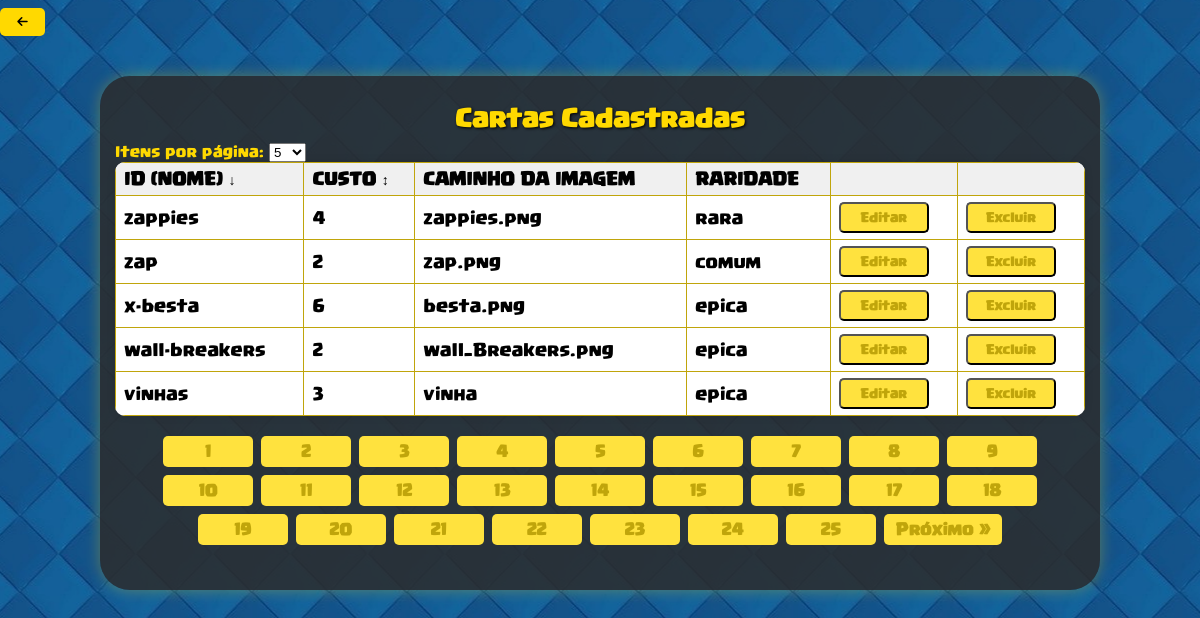
The app's page /cartas/listar-carta/listar-carta.php?pagina=1&ordem=id&direcao=DESC&itens_por_pagina=5 (signed in) with its own data.
### tables this page shows
CREATE TABLE `carta` (
  `id` varchar(20) NOT NULL,  
  `custo` int NOT NULL,
  `srcImagem` varchar(40) NOT NULL,
  `raridade` varchar(15) NOT NULL,
  PRIMARY KEY (`id`)
);

### src/Repositorio/CartaRepositorio.php (called while the page is built, shortened)
<?php
    class CartaRepositorio
    {
        private PDO $pdo;
        public function __construct(PDO $pdo)
        {
            $this->pdo = $pdo;
        }
        private function formarObjeto(array $dados): Carta
        {
            return new Carta($dados['id'], (int)$dados['custo'], $dados['srcImagem'], $dados['raridade']);
        }
        public function contarTodos()
        {
            $sql = "SELECT COUNT(*) FROM carta";
            $stmt = $this->pdo->query($sql);
            return (int) $stmt->fetchColumn();
        }
        public function buscarPaginado(int $limite, int $offset, ?string $ordem = null, ?string $direcao = 'ASC'): array
        {
            $colunasPermitidas = ['id', 'custo'];
            $sql = "SELECT id, custo, srcImagem, raridade FROM carta";
            if ($ordem !== null && in_array(strtolower($ordem), $colunasPermitidas, true)) {
                $ordemCol = strtolower($ordem);
                $direcao = strtoupper($direcao) === 'DESC' ? 'DESC' : 'ASC';
                $sql .= " ORDER BY {$ordemCol} {$direcao}";
            } else {
                $sql .= " ORDER BY FIELD(raridade, 'Campeao', 'Lendaria', 'Epica', 'Rara', 'Comum')";
            }
            $sql .= " LIMIT :limite OFFSET :offset";
            $stmt = $this->pdo->prepare($sql);
            $stmt->bindValue(':limite', $limite, PDO::PARAM_INT);
            $stmt->bindValue(':offset', $offset, PDO::PARAM_INT);
            $stmt->execute();
            $resultados = $stmt->fetchAll(PDO::FETCH_ASSOC);
            return array_map(fn($dados) => $this->formarObjeto($dados), $resultados);
        }
    }
?>

### src/paginacao.php (called while the page is built)
<?php
class Paginacao
{
    private int $totalItens;
    private int $itensPorPagina;
    private int $paginaAtual;
    public function __construct(int $totalItens, int $itensPorPagina, int $paginaAtual)
    {
        $this->totalItens = $totalItens;
        $this->itensPorPagina = $itensPorPagina;
        $this->paginaAtual = max(1, $paginaAtual);
    }
    public function getOffset(): int
    {
        return ($this->paginaAtual - 1) * $this->itensPorPagina;
    }
    public function getLimite(): int
    {
        return $this->itensPorPagina;
    }
    public function getTotalPaginas(): int
    {
        return (int) ceil($this->totalItens / $this->itensPorPagina);
    }
    public function getPaginaAtual(): int
    {
        return $this->paginaAtual;
    }
}
?>

### src/Modelo/carta.php (called while the page is built, shortened)
<?php
    class Carta
    {
        private string $id;
        private int $custoCarta;
        private string $caminhoCarta;
        private string $raridadeCarta;
        public function __construct(string $id, int $custoCarta, string $caminhoCarta, string $raridadeCarta){
            $this->id = $id;
            $this->custoCarta = $custoCarta;
            $this->raridadeCarta = $raridadeCarta;
            $this->caminhoCarta = $caminhoCarta;
        }
        public function getId(): string
        {
            return $this->id;
        }
        public function getCustoCarta(): int
        {
            return $this->custoCarta;
        }
        public function getRaridadeCarta(): string
        {
            return $this->raridadeCarta;
        }
        public function getCaminhoCarta(): string
        {
            return $this->caminhoCarta;
        }
    }
?>

### cartas/listar-carta/listar-carta.php (the view, shortened to what this page needs)
<?php
require __DIR__ . "/../../src/conexao-bd.php";
require_once __DIR__ . '/../../src/Repositorio/CartaRepositorio.php';
require_once __DIR__ . '/../../src/Modelo/carta.php';
require __DIR__ . "/../../src/paginacao.php";
$ordem = filter_input(INPUT_GET, 'ordem', FILTER_SANITIZE_STRING) ?: null;
$direcao = filter_input(INPUT_GET, 'direcao', FILTER_SANITIZE_STRING) ?: 'ASC';
$itens_por_pagina = filter_input(INPUT_GET, 'itens_por_pagina', FILTER_VALIDATE_INT) ?: 5;
$climite = $itens_por_pagina;
$paginaAtual = isset($_GET['pagina']) ? (int) $_GET['pagina'] : 1;
$cartaRepositorio = new CartaRepositorio($pdo);
$totalCartas = $cartaRepositorio->contarTodos();
$paginacao = new Paginacao($totalCartas, $climite, $paginaAtual);
$cartas = $cartaRepositorio->buscarPaginado($paginacao->getLimite(), $paginacao->getOffset(), $ordem, $direcao);
function gerarUrlOrdenacaoCarta($campo, $paginaAtual, $ordemAtual, $direcaoAtual, $itensPorPagina)
{
    $novaDirecao = ($ordemAtual === $campo && $direcaoAtual === 'ASC') ? 'DESC' : 'ASC';
    return "?pagina={$paginaAtual}&ordem={$campo}&direcao={$novaDirecao}&itens_por_pagina={$itensPorPagina}";
}
function mostrarIconeOrdenacaoCarta($campo, $ordemAtual, $direcaoAtual)
{
    if ($ordemAtual !== $campo) {
        return '&#8597';
    }
    return $direcaoAtual === 'ASC' ? '↑' : '↓';
}
?>
<!DOCTYPE html>
<html lang="pt-br">
<head>
    <link rel="stylesheet" href="https://cdnjs.cloudflare.com/ajax/libs/font-awesome/6.4.0/css/all.min.css" />
    <link rel="stylesheet" href="../../css/listar.css" />
</head>
<body>
    <form action="../administrar/administrar-carta.php">
        <button type="submit" id="botao-menu"><i class="fas fa-arrow-left"></i></button>
    </form>
    <div class="container-formulario">
        <div class="formulario">
            <h1 class="titulo">Cartas Cadastradas</h1>
            <div class="tabela">
                <form class="form-paginacao" method="GET" action="">
                    <label for="itens_por_pagina">Itens por página:</label>
                    <select name="itens_por_pagina" id="itens_por_pagina" onchange="this.form.submit()">
                        <option value="5" <?= $itens_por_pagina == 5 ? 'selected' : '' ?>>5</option>
                    </select>
                </form>
                <table>
                    <thead>
                        <tr>
                            <th>
                                <a href="<?= gerarUrlOrdenacaoCarta('id', $paginacao->getPaginaAtual(), $ordem, $direcao, $itens_por_pagina) ?>"
                                    style="color: inherit; text-decoration: none;">
                                    ID (Nome) <?= mostrarIconeOrdenacaoCarta('id', $ordem, $direcao) ?>
                                </a>
                            </th>
                            <th>
                                <a href="<?= gerarUrlOrdenacaoCarta('custo', $paginacao->getPaginaAtual(), $ordem, $direcao, $itens_por_pagina) ?>"
                                    style="color: inherit; text-decoration: none;">
                                    Custo <?= mostrarIconeOrdenacaoCarta('custo', $ordem, $direcao) ?>
                                </a>
                            </th>
                            <th>Caminho da Imagem</th>
                            <th>Raridade</th>
                            <th> </th>
                            <th> </th>
                        </tr>
                    </thead>
                    <tbody>
                        <?php foreach ($cartas as $carta): ?>
                            <tr>
                                <td><?= htmlspecialchars($carta->getId()) ?></td>
                                <td><?= htmlspecialchars($carta->getCustoCarta()) ?></td>
                                <td><?= htmlspecialchars($carta->getCaminhoCarta()) ?></td>
                                <td><?= htmlspecialchars($carta->getRaridadeCarta()) ?></td>
                                <td>
                                    <form action="../atualizar-carta/atualizar-carta.php" method="POST">
                                        <button type="submit" class="botao-alterar">Editar</button>
                                    </form>
                                </td>
                                <td>
                                    <form action="../atualizar-carta/deletar-carta.php" method="post">
                                        <input type="submit" class="botao-alterar" value="Excluir">
                                    </form>
                                </td>
                            </tr>
                        <?php endforeach; ?>
                    </tbody>
                </table>
                <div class="paginacao" style="text-align:center; margin-top: 20px;">
                    <?php for ($i = 1; $i <= $paginacao->getTotalPaginas(); $i++): ?>
                        <?php if ($i === $paginacao->getPaginaAtual()): ?>
                            <strong><?= $i ?></strong>
                        <?php else: ?>
                            <a href="?pagina=<?= $i ?>&ordem=<?= htmlspecialchars($ordem) ?>&direcao=<?= htmlspecialchars($direcao) ?>&itens_por_pagina=<?= $itens_por_pagina ?>"
                                class="botao-pagina"><?= $i ?></a>
                        <?php endif; ?>
                    <?php endfor; ?>
                    <?php if ($paginacao->getPaginaAtual() < $paginacao->getTotalPaginas()): ?>
                        <a href="?pagina=<?= $paginacao->getPaginaAtual() + 1 ?>&ordem=<?= htmlspecialchars($ordem) ?>&direcao=<?= htmlspecialchars($direcao) ?>&itens_por_pagina=<?= $itens_por_pagina ?>"
                            class="botao-pagina">Próximo »</a>
                    <?php endif; ?>
                </div>
            </div>
        </div>
    </div>
</body>
</html>

### css/listar.css (style rules this page uses)
html, body { height: 100%; margin: 0; padding: 0; overflow: hidden; background-position: center; background-image: url("../img/fundo-section.jpg"); font-family: fonteClash, sans-serif; color: rgb(255, 217, 0); font-size: 12px; }
.container-formulario { max-width: 1000px; width: 90%; margin: 40px auto; padding: 15px; background-color: rgba(44, 44, 44, 0.85); border-radius: 30px; color: rgb(255, 217, 0); box-shadow: 0 0 15px rgba(255, 217, 0, 0.3); box-sizing: border-box; display: flex; flex-direction: column; }
#botao-menu { margin: 8px 0; width: 45px; height: 28px; font-size: 12px; display: flex; justify-content: center; align-items: center; background-color: rgb(255, 217, 0); color: black; border: none; border-radius: 5px; cursor: pointer; flex-shrink: 0; }
.titulo { font-family: fonteClash; font-size: 20px; margin-bottom: 10px; text-align: center; color: rgb(255, 217, 0); text-shadow: 1px 1px 3px #000; flex-shrink: 0; }
table { width: 100%; min-width: 550px; border-collapse: collapse; font-family: fonteClash; font-size: 14px; color: #000000; background-color: #ffffff; border-radius: 10px; overflow: hidden; box-shadow: 0 0 8px rgba(0, 0, 0, 0.1); }
th, td { border: 1px solid rgb(192, 165, 11); padding: 6px 8px; text-align: left; vertical-align: middle; color: #000000; white-space: nowrap; }
th { background-color: #f0f0f0; font-weight: 900; text-transform: uppercase; }
.paginacao { margin-top: 20px; margin-bottom: 30px; text-align: center; display: flex; flex-wrap: wrap; justify-content: center; gap: 8px; white-space: normal; overflow-x: visible; }
.paginacao a.botao-pagina, .paginacao strong { padding: 6px 12px; background-color: rgb(255, 226, 62); color: rgb(192, 165, 11); border-radius: 5px; text-decoration: none; font-family: fonteClash; font-weight: bold; transition: background-color 0.3s ease; font-size: 13px; display: inline-block; min-width: 90px; text-align: center; box-sizing: border-box; }
.botao-alterar { padding: 6px 12px; background-color: rgb(255, 226, 62); color: rgb(192, 165, 11); border-radius: 5px; text-decoration: none; font-family: fonteClash; font-weight: bold; transition: background-color 0.3s ease; font-size: 10px; display: inline-block; min-width: 90px; text-align: center; box-sizing: border-box; }

### records on screen
carta: id "zappies", custo "4", srcImagem "zappies.png", raridade "rara"
carta: id "zap", custo "2", srcImagem "zap.png", raridade "comum"
carta: id "x-besta", custo "6", srcImagem "besta.png", raridade "epica"
carta: id "wall-breakers", custo "2", srcImagem "wall_Breakers.png", raridade "epica"
carta: id "vinhas", custo "3", srcImagem "vinha", raridade "epica"

### other values on screen
mostrarIconeOrdenacaoCarta('id', $ordem, $direcao) "↓"
mostrarIconeOrdenacaoCarta('custo', $ordem, $direcao) "↕"
